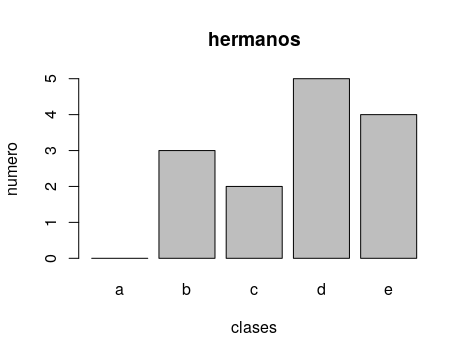

Recreate this plot in R.
hermanos<-c(0,3,2,5,4)
hermanos
df<-data.frame(hermanos)
df
barplot(df$hermanos,main = "hermanos",xlab = "clases",ylab = "numero",names.arg = c("a","b","c","d","e"))
